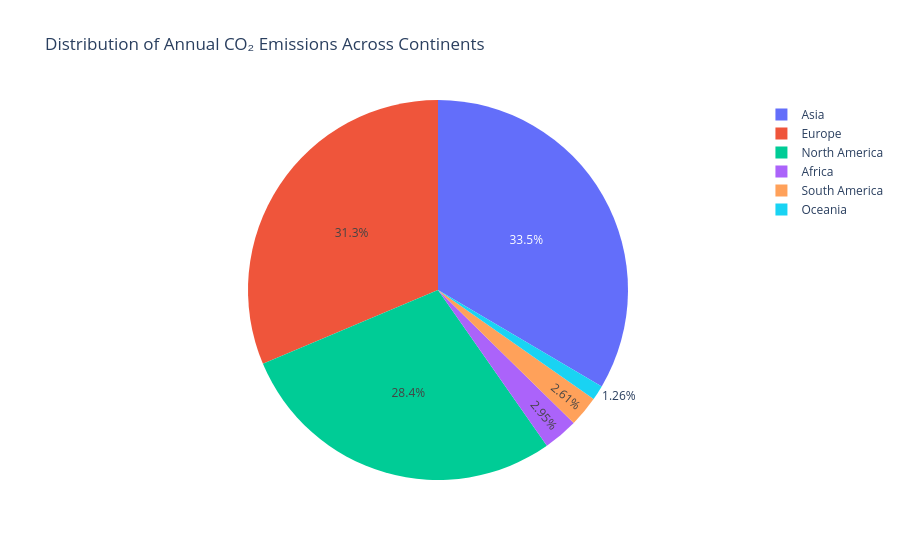

The notebook cell this image was saved under:
### Code cell
continents_to_analyze = ['Africa', 'Asia', 'Europe', 'North America', 'Oceania', 'South America']

# Filter the DataFrame for the desired continents
filtered_df = merged_df[merged_df['Entity'].isin(continents_to_analyze)]

# Sum up the annual CO₂ emissions for each continent
continent_emissions = filtered_df.groupby('Entity')['Annual CO₂ emissions'].sum().reset_index()

# Create a pie chart
fig = px.pie(continent_emissions, values='Annual CO₂ emissions', names='Entity', 
             title='Distribution of Annual CO₂ Emissions Across Continents')

# Show the interactive chart
fig.show()

### Figure 1 — Plotly figure (JSON) as saved in the notebook; plotly's stock layout.template omitted (floating-point values rounded to 4 significant figures)
{"data": [{"domain": {"x": [0, 1], "y": [0, 1]}, "hovertemplate": "Entity=%{label}<br>Annual CO₂ emissions=%{value}<extra></extra>", "labels": ["Africa", "Asia", "Europe", "North America", "Oceania", "South America"], "legendgroup": "", "name": "", "showlegend": true, "type": "pie", "values": [51010000000.0, 578400000000.0, 541800000000.0, 490200000000.0, 21730000000.0, 45060000000.0]}], "layout": {"legend": {"tracegroupgap": 0}, "title": {"text": "Distribution of Annual CO₂ Emissions Across Continents"}}}
